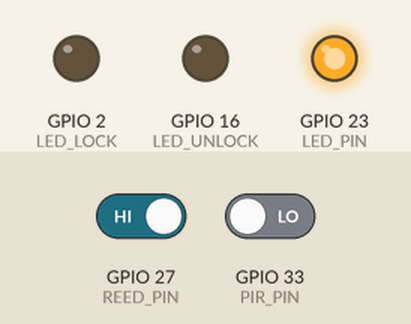
Simulated run of this program. Board: ESP32. On the bench: output pins drawn as LEDs (lit = HIGH). The inputs (shaded band) are chosen by the test bench; at power-on: GPIO 27 (REED_PIN) HIGH, GPIO 33 (PIR_PIN) LOW. WiFi joins after 1.5 s; servers stay silent unless stated; uploads are accepted with an empty reply; nothing arrives over Bluetooth unless stated; a phone connects over Bluetooth LE 3 s after start; not simulated (calls return 0 or success): secrets.h; what the program prints to the serial monitor is not drawn.

Above: at 2.7 s.
2.8 s: GPIO 27 (REED_PIN) driven LOW
At 5.3 s:
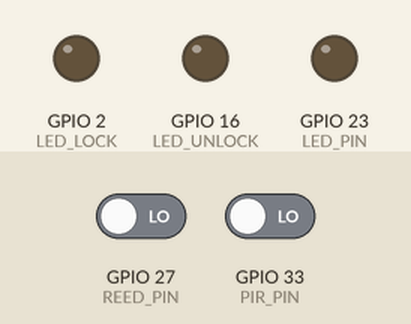
8.8 s: GPIO 27 (REED_PIN) driven HIGH
Timing chart, 0 to 18.6 s (numbered marks = the images above; inputs shaded):
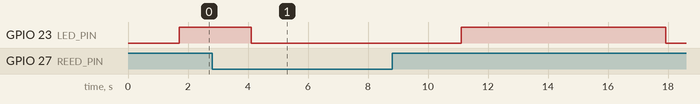

Measured:
- after the input at 2.8 s, GPIO 23 (LED_PIN): HIGH → LOW after 1.3 s instead of 5.7 s

The program:

main.cpp
```cpp
#include "secrets.h"

#include <Arduino.h> // Required for PlatformIO (C++)
#include <BLEDevice.h>
#include <BLEUtils.h>
#include <BLEServer.h>

#include <WiFi.h>
#include <HTTPClient.h>
// #include <ArduinoJson.h>

#define REED_PIN 27   // Reed switch (LOW when door closed)
#define PIR_PIN 33    // PIR sensor (HIGH when motion detected)
#define LED_PIN 23    // Status LED
#define LED_LOCK 2    // Status LOCKED
#define LED_UNLOCK 16 // Status UNLOCKED

// Status LED

// Timing constants
const unsigned long MOTION_TIMEOUT = 15000;     // 30 sec no motion = energy save
const unsigned long BLINK_INTERVAL = 500;       // 500ms blink speed
const unsigned long DOOR_ALERT_DURATION = 5000; // 5 sec LED on for door alerts

// System state
unsigned long lastMotionTime = 0;
unsigned long lastBlinkTime = 0;
unsigned long doorAlertTime = 0;
bool ledState = LOW;
bool energySaveActive = false;

uint8_t activeAction = 0;
// Print Function
void print(String message)
{
  Serial.println(message);
}

// Get Device Unique Id
String GetEspUniqueId()
{
  uint64_t chipid = ESP.getEfuseMac();  // Returns the MAC address (48 bits)
  char uniqueID[13];                    // 12 characters + null terminator
  sprintf(uniqueID, "%012llX", chipid); // Convert to hex string

  return String(uniqueID); // Return as String
}

// Advertise Bluetooth MicroController (ESP32)
void AdvertiseBLE()
{
  // Get unique ID
  // String deviceName = "Device_" + GetEspUniqueId();
  // print(deviceName);
  // BLEDevice::init(deviceName.c_str()); // Convert String to const char*

  // BLEDevice::init(DEVICE_ID);
  BLEDevice::init("Device_F073AF6CDDA0");

  // BLEServer *pServer = BLEDevice::createServer();
  BLEDevice::createServer();

  BLEAdvertising *pAdvertising = BLEDevice::getAdvertising();
  pAdvertising->start();

  print("Ble Advertising Started...");
}

// Connect To Wifi For Api Calls
void ConnectWifi()
{
  WiFi.begin(WIFI_SSID, WIFI_PASSWORD);
  Serial.print("Connecting to WiFi");

  while (WiFi.status() != WL_CONNECTED)
  {
    delay(500);
    Serial.print(".");
  }

  Serial.println("\nWiFi connected");
}

// Get Active Action (Lock or Unlock Door)
void MakeRequest(const String &url)
{
  if (WiFi.status() == WL_CONNECTED)
  {
    HTTPClient http;
    http.begin(url); // Specify the URL

    int httpResponseCode = http.GET(); // Make GET request

    if (httpResponseCode > 0)
    {
      // Serial.println("Active Action ...");
      String payload = http.getString();
      // Serial.println("Response code: " + String(httpResponseCode));
      // Serial.println("Response payload: " + payload);
      activeAction = payload.toInt();
    }
    else
    {
      Serial.println("Error on HTTP request");
    }

    http.end(); // Free resources
  }
  else
  {
    Serial.println("WiFi not connected");
  }
}

// Generic Function For API call
void SmartLockPostman(const String &url, int number)
{
  if (WiFi.status() == WL_CONNECTED)
  {
    HTTPClient http;
    http.begin(url);
    http.addHeader("Content-Type", "application/json");

    // Create JSON with number value
    String requestBody = String("{\"command\":") + String(number) + "}";

    int httpResponseCode = http.POST(requestBody);

    if (httpResponseCode > 0)
    {
      String response = http.getString();
      Serial.println("POST success:");
      // Serial.println("Code: " + String(httpResponseCode));
      // Serial.println("Response: " + response);
    }
    else
    {
      Serial.println("POST failed. Error code: " + String(httpResponseCode));
    }

    http.end();
  }
  else
  {
    Serial.println("WiFi not connected");
  }
}

void setup()
{
  pinMode(REED_PIN, INPUT_PULLUP);
  pinMode(PIR_PIN, INPUT);
  pinMode(LED_PIN, OUTPUT);
  pinMode(LED_LOCK, OUTPUT);
  pinMode(LED_UNLOCK, OUTPUT);

  Serial.begin(115200);
  Serial.println("\n🚪 SMART LAB MONITORING SYSTEM");
  Serial.println("----------------------------------");
  Serial.println("DOOR STATUS  | OCCUPANCY  | ENERGY MODE");
  Serial.println("----------------------------------");
  // get esp uniquie id

  // Serial.println(GetEspUniqueId());

  // calling api over wifi

  ConnectWifi();

  // bluetooth code
  AdvertiseBLE();
}

void loop()
{
  bool isDoorClosed = (digitalRead(REED_PIN) == LOW);
  bool isMotionDetected = (digitalRead(PIR_PIN) == HIGH);
  unsigned long currentMillis = millis();

  // Update motion detection
  if (isMotionDetected)
  {
    lastMotionTime = currentMillis;
    if (energySaveActive)
    {
      energySaveActive = false;
      Serial.println("\n✅ Motion detected - Energy mode OFF");
      Serial.println("----------------------------------");
    }
  }

  // Check energy save condition
  bool shouldEnergySave = (currentMillis - lastMotionTime > MOTION_TIMEOUT);

  // Energy save activation
  // if (shouldEnergySave && !energySaveActive)
  if (shouldEnergySave)
  {
    energySaveActive = true;
    Serial.println("\n🚨 ENERGY SAVING MODE ACTIVATED!");
    Serial.println("--> ACTION REQUIRED: Switch OFF lights and AC");
    Serial.println("----------------------------------");
  }

  // Door state changes
  static bool lastDoorState = !isDoorClosed;
  if (isDoorClosed != lastDoorState)
  {
    lastDoorState = isDoorClosed;
    Serial.println(isDoorClosed ? "✅ Door CLOSED" : "🚪 Door OPENED");

    // Trigger door alert LED
    if (!isDoorClosed)
    {
      print("calling api");
      SmartLockPostman(String(BASE_URL) + "/actions/smartlock-postman", 3);
      doorAlertTime = currentMillis;
    }
    else
    {
      SmartLockPostman(String(BASE_URL) + "/actions/smartlock-postman", 4);
    }
  }

  // LED control
  if (energySaveActive)
  {
    // Blink LED during energy save
    if (currentMillis - lastBlinkTime > BLINK_INTERVAL)
    {
      ledState = !ledState;
      digitalWrite(LED_PIN, ledState);
      lastBlinkTime = currentMillis;
    }
  }
  else if (!isDoorClosed && (currentMillis - doorAlertTime < DOOR_ALERT_DURATION))
  {
    // Solid LED for door alerts
    digitalWrite(LED_PIN, HIGH);
  }
  else
  {
    digitalWrite(LED_PIN, LOW);
  }

  // Periodic status update
  static unsigned long lastStatusUpdate = 0;
  if (currentMillis - lastStatusUpdate > 5000)
  {
    lastStatusUpdate = currentMillis;
    // Serial.print(isDoorClosed ? "🚪 CLOSED    | " : "🚪 OPEN      | ");
    // Serial.println(energySaveActive ? "🔴 ENERGY SAVE" : "🟢 NORMAL");

    // print("empty check api called.");
    if (isMotionDetected)
    {
      Serial.print(isMotionDetected ? "👥 OCCUPIED | " : "👤 EMPTY    | ");

      SmartLockPostman(String(BASE_URL) + "/actions/smartlock-postman", 5);
    }
    else
    {
      SmartLockPostman(String(BASE_URL) + "/actions/smartlock-postman", 6);
    }
  }

  // Check Active Action

  MakeRequest(String(BASE_URL) + "/actions/active-action");

  // Active Action

  switch (activeAction)
  {
  case 1:
    Serial.println("Lock the door.");
    SmartLockPostman(String(BASE_URL) + "/actions/smartlock-postman", 1);
    digitalWrite(LED_UNLOCK, LOW);
    digitalWrite(LED_LOCK, HIGH);

    break;
  case 2:
    Serial.println("Unlock the door..");

    SmartLockPostman(String(BASE_URL) + "/actions/smartlock-postman", 2);
    digitalWrite(LED_LOCK, LOW);
    digitalWrite(LED_UNLOCK, HIGH);
    break;
  }
  delay(2000);
}
```
